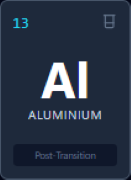
#> input picture GameDev/Tester/Assets/Media/Element_Al (Custom).png, 131 x 180 px, given in place of Screenshot 2026-07-02 153137.png, which was not available
$ python crop_cards.py
#> lines starting #> are read from the running program, lines starting #| are printed output that depends on the picture; pictures that were not available may be replaced by others from this repository, and a replacement may not be noted
from PIL import Image
import os

img_path = 'Screenshot 2026-07-02 153137.png'
img = Image.open(img_path).convert('L')
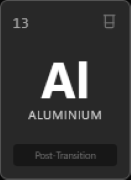
#> img: PIL image 131x180 L; min 7, max 255, mean 50.6
pixels = img.load()
width, height = img.size
#> width = 131; height = 180

# Find rows (Y axis)
row_sums = [sum(pixels[x, y] for x in range(width)) for y in range(height)]
#> row_sums = 180 values, max 13187 at index 90, min 3585 at index 148, mean 6634.4
# Find columns (X axis)
col_sums = [sum(pixels[x, y] for y in range(height)) for x in range(width)]
#> col_sums = 131 values, max 16078 at index 83, min 6937 at index 102, mean 9116

def get_segments(sums, threshold, min_length):
#> called with threshold = 15, min_length = 100
    segments = []
    in_segment = False
    start = 0
    for i, val in enumerate(sums):
        # average pixel value in this row/col across the other dimension
        # if the average is above a certain threshold (e.g., > 10 for background #0B1120)
        avg = val / (width if len(sums) == height else height)
        if avg > threshold:
            if not in_segment:
                start = i
                in_segment = True
        else:
            if in_segment:
                if i - start >= min_length:
                    segments.append((start, i))
                in_segment = False
#> this loop made 180 passes
#> (val, avg, start, in_segment) on pass 1: (10084, 76.98, 0, True)
#> (val, avg) on passes 2 to 7: (5472, 41.77), (5250, 40.08), (5278, 40.29), (5307, 40.51), (5329, 40.68), (5345, 40.8)
#> after the loop, in_segment = True; segments = []; start = 0
    if in_segment and (len(sums) - start) >= min_length:
        segments.append((start, len(sums)))
    return segments

# The background is very dark (around 10-20 grayscale). Let's use threshold 20.
# Min length of a card is maybe 100 pixels
y_segments = get_segments(row_sums, 15, 100)
#> y_segments = [(0, 180)]
x_segments = get_segments(col_sums, 15, 80)
#> the loop in get_segments (call 2), `for i, val in enumerate(sums):` made 131 passes
#> (val, avg, start, in_segment) on pass 1: (14155, 78.64, 0, True)
#> (val, avg) on passes 2 to 7: (7531, 41.84), (7208, 40.04), (7237, 40.21), (7265, 40.36), (7289, 40.49), (7303, 40.57)
#> x_segments = [(0, 131)]

print(f"Found {len(y_segments)} row segments and {len(x_segments)} col segments.")
#| Found 1 row segments and 1 col segments.

# We should have 2 row segments, and maybe 7 column segments.
# Wait, the cards might have a dark background too, so average pixel value might be low.
# Let's try threshold 15.

elements = ['Na', 'Cl', 'Mg', 'O', 'Al', 'Fe', 'H', 'C', 'N']
idx = 0
original_img = Image.open(img_path).convert('RGBA')
#> original_img is the input picture: PIL image 131x180 RGBA; mean R, G, B, A 40.9, 51.6, 69.4, 255

for y_start, y_end in y_segments:
    for x_start, x_end in x_segments:
        # Check if there is actually a card here (row 2 only has 2 cards)
        # We can check the center of the crop
        center_x = (x_start + x_end) // 2
        center_y = (y_start + y_end) // 2
        avg_center = sum(original_img.getpixel((center_x + dx, center_y + dy))[0] for dx in range(-5, 5) for dy in range(-5, 5)) / 100

        if avg_center > 10 and idx < len(elements):
            crop = original_img.crop((x_start, y_start, x_end, y_end))
            out_name = f'Element_{elements[idx]}.png'
            crop.save(out_name)
            print(f'Saved {out_name}')
            idx += 1
#> this loop made 1 pass
#| Saved Element_Na.png
#> after the loop, idx = 1

$ run again, on GameDev/Tester/Assets/Media/Element_H (Custom).png
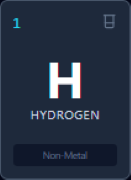
#> input picture GameDev/Tester/Assets/Media/Element_H (Custom).png, 131 x 180 px, given in place of Screenshot 2026-07-02 153137.png, which was not available
#> `img = Image.open(img_path).convert('L')`:
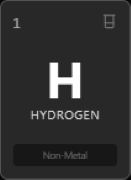
#> img: PIL image 131x180 L; min 7, max 255, mean 48.2
#> row_sums = 180 values, max 11903 at index 78, min 3585 at index 148, mean 6320.4
#> col_sums = 131 values, max 15572 at index 54, min 6934 at index 21, mean 8684.6
#> the loop in get_segments, `for i, val in enumerate(sums):` made 180 passes
#> (val, avg, start, in_segment) on pass 1: (10084, 76.98, 0, True)
#> after the loop in get_segments, `for i, val in enumerate(sums):`: in_segment = True; segments = []; start = 0
#> y_segments = [(0, 180)]
#> the loop in get_segments (call 2), `for i, val in enumerate(sums):` made 131 passes
#> (val, avg, start, in_segment) on pass 1: (14155, 78.64, 0, True)
#> x_segments = [(0, 131)]
#| Found 1 row segments and 1 col segments.
#> original_img is the input picture: PIL image 131x180 RGBA; mean R, G, B, A 38.5, 49.2, 67, 255
#> the loop `for y_start, y_end in y_segments:` made 1 pass
#> (printed output is left out)
#> after the loop `for y_start, y_end in y_segments:`: idx = 1

$ run again, on GameDev/Tester/Assets/Media/Element_Mg (Custom).png
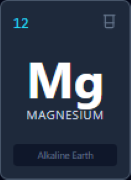
#> input picture GameDev/Tester/Assets/Media/Element_Mg (Custom).png, 131 x 180 px, given in place of Screenshot 2026-07-02 153137.png, which was not available
#> `img = Image.open(img_path).convert('L')`:
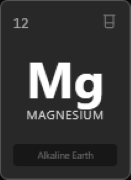
#> img: PIL image 131x180 L; min 7, max 255, mean 57.5
#> row_sums = 180 values, max 17134 at index 79, min 3585 at index 148, mean 7533.1
#> col_sums = 131 values, max 15903 at index 67, min 6990 at index 115, mean 10350.8
#> the loop in get_segments, `for i, val in enumerate(sums):` made 180 passes
#> (val, avg, start, in_segment) on pass 1: (10084, 76.98, 0, True)
#> after the loop in get_segments, `for i, val in enumerate(sums):`: in_segment = True; segments = []; start = 0
#> y_segments = [(0, 180)]
#> the loop in get_segments (call 2), `for i, val in enumerate(sums):` made 131 passes
#> (val, avg, start, in_segment) on pass 1: (14155, 78.64, 0, True)
#> x_segments = [(0, 131)]
#| Found 1 row segments and 1 col segments.
#> original_img is the input picture: PIL image 131x180 RGBA; mean R, G, B, A 48, 58.5, 75.5, 255
#> the loop `for y_start, y_end in y_segments:` made 1 pass
#> (printed output is left out)
#> after the loop `for y_start, y_end in y_segments:`: idx = 1

$ run again, on GameDev/Tester/Assets/Media/Element_N (Custom).png
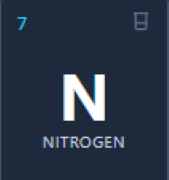
#> input picture GameDev/Tester/Assets/Media/Element_N (Custom).png, 169 x 180 px, given in place of Screenshot 2026-07-02 153137.png, which was not available
#> `img = Image.open(img_path).convert('L')`:
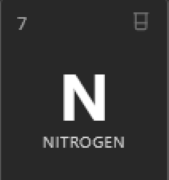
#> img: PIL image 169x180 L; min 40, max 255, mean 52.2
#> row_sums = 180 values, max 14462 at index 137, min 6873 at index 0, mean 8819.9
#> col_sums = 169 values, max 18296 at index 71, min 7200 at index 3, mean 9393.9
#> the loop in get_segments, `for i, val in enumerate(sums):` made 180 passes
#> (val, avg, start, in_segment) on pass 1: (6873, 40.67, 0, True)
#> after the loop in get_segments, `for i, val in enumerate(sums):`: in_segment = True; segments = []; start = 0
#> y_segments = [(0, 180)]
#> the loop in get_segments (call 2), `for i, val in enumerate(sums):` made 169 passes
#> (val, avg, start, in_segment) on pass 1: (14898, 82.77, 0, True)
#> x_segments = [(0, 169)]
#| Found 1 row segments and 1 col segments.
#> original_img is the input picture: PIL image 169x180 RGBA; mean R, G, B, A 42.3, 53.3, 70.7, 255
#> the loop `for y_start, y_end in y_segments:` made 1 pass
#> (printed output is left out)
#> after the loop `for y_start, y_end in y_segments:`: idx = 1
